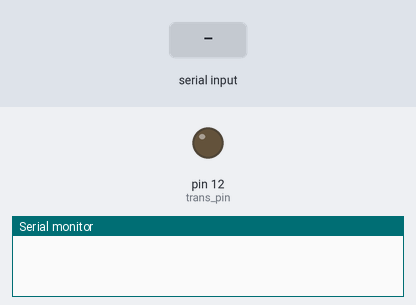
Simulated run of this sketch. Board: Arduino Uno, built with avr-gcc and run on an emulated ATmega328P. Shown: output pins drawn as LEDs (lit = HIGH), the last lines printed to the serial monitor. Inputs (shaded band) come from the test bench.

Above: at 1.2 s.
1.3 s: "radiator_on" received over Serial
At 2.61 s:
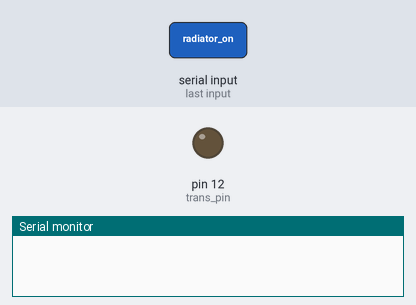
6.8 s: "radiator_off" received over Serial
At 8.11 s:
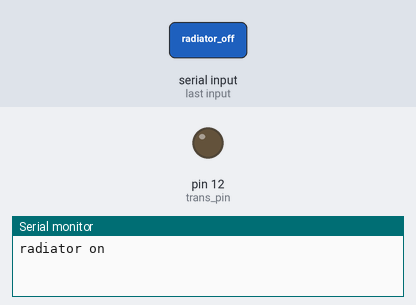
Timing chart, 0 to 10.9 s (numbered marks = the images above; inputs shaded):
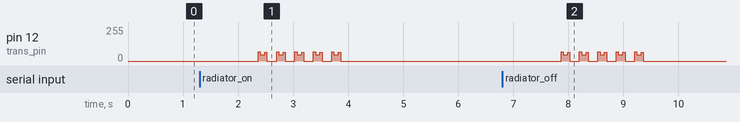

The sketch:

main.ino
```cpp
#include <dht.h>

dht DHT;


// needed for room temp/humid sensor
#define DHT11_PIN 7

// needed for pipe temp sensor
float tempC;
int reading;
int tempPin = 0; // Analog

// parameters needed for nexa controls
int trans_pin = 12;

unsigned long controller_id = 21474946;
int kPulseHigh = 275;
int kPulseLow0 = 275;
int kPulseLow1 = 1225;

int kLowPulseLength = 64;
int* low_pulse_array;
int kControllerIdOffset = 0;
int kControllerIdLength = 26;
int kGroupFlagOffset = 26;
int kOnFlagOffset = 27;
int kDeviceIdOffset = 28;
int kDeviceIdLength = 4;
int kDimOffset = 32;
int kDimLength = 4;

int delaybetween = 150;
int trials = 5;
int radiator = 0;
int heatcord = 1;
int extra = 2;

void setup(){
  Serial.begin(9600);
  pinMode(trans_pin, OUTPUT);
  low_pulse_array = (int*)calloc((kLowPulseLength + (2 * kDimLength)), sizeof(int));
  analogReference(INTERNAL);
}

void loop() {
  // put your main code here, to run repeatedly:

  if (Serial.available()>0) {
      String data = Serial.readString();
      if (data == "roomtemperature") {
        int chk = DHT.read11(DHT11_PIN);
        Serial.println(DHT.temperature);

      } else if (data == "pipetemperature") {
        float temp = pipeTemp();
        Serial.println(temp);

      } else if (data == "humidity") {
        int chk = DHT.read11(DHT11_PIN);
        Serial.println(DHT.humidity);

      } else if (data == "radiator_on") {
        TurnOn(controller_id,radiator);
        Serial.println("radiator on");

      } else if (data == "radiator_off") {
        TurnOff(controller_id,radiator);
        Serial.println("radiator off");

      } else if (data == "heatcord_on") {
        TurnOn(controller_id,heatcord);
        Serial.println("heatcord_on");

      } else if (data == "heatcord_off") {
        TurnOff(controller_id,heatcord);
        Serial.println("heatcord_off");

      } else if (data == "extra_on") {
        TurnOn(controller_id,extra);
        Serial.println("extra_on");

      } else if (data == "extra_off") {
        TurnOff(controller_id,extra);
        Serial.println("extra_off");

      } else {
        Serial.println(data);
      }
      delay(3);

      // Serial.println("Look what I got: " + data);
      //digitalWrite(13,false);
  } else {
    //Serial.println("ready");
    //delay();
  }


  // int chk = DHT.read11(DHT11_PIN);

  //Serial.println(DHT.temperature);

  //Serial.println(DHT.humidity);

}


void TurnOn(unsigned long controller_id, unsigned int device_id)
{
    SetControllerBits(controller_id);
    SetBit(kGroupFlagOffset, 0);
    SetBit(kOnFlagOffset, 1);
    SetDeviceBits(device_id);
    for (int i=0; i<trials; i++) {
      Transmit(kLowPulseLength);
      delay(delaybetween);
    }
}

void TurnOff(unsigned long controller_id, unsigned int device_id)
{
    SetControllerBits(controller_id);
    SetBit(kGroupFlagOffset, 0);
    SetBit(kOnFlagOffset, 0);
    SetDeviceBits(device_id);
    for (int i=0; i<trials; i++) {
      Transmit(kLowPulseLength);
      delay(delaybetween);
    }
}

void SetDeviceBits(unsigned int device_id)
{
    bool device[kDeviceIdLength];
    unsigned long ldevice_id = device_id;
    itob(device, ldevice_id, kDeviceIdLength);
    int bit;
    for (bit=0; bit < kDeviceIdLength; bit++) {
        SetBit(kDeviceIdOffset+bit, device[bit]);
    }
}

void SetControllerBits(unsigned long controller_id)
{
    bool controller[kControllerIdLength];
    itob(controller, controller_id, kControllerIdLength);

    int bit;
    for (bit=0; bit < kControllerIdLength; bit++) {
        SetBit(kControllerIdOffset+bit, controller[bit]);
    }
}

void SetBit(unsigned int bit_index, bool value)
{
    // Each actual bit of data is encoded as two bits on the wire...
    if (!value) {
        // Data 0 = Wire 01
        low_pulse_array[(bit_index*2)] = kPulseLow0;
        low_pulse_array[(bit_index*2) + 1] = kPulseLow1;
    } else {
        // Data 1 = Wire 10
        low_pulse_array[(bit_index*2)] = kPulseLow1;
        low_pulse_array[(bit_index*2) + 1] = kPulseLow0;
    }
}

void Transmit(int pulse_length)
{
    int pulse_count;
    int transmit_count;

    cli(); // disable interupts

    for (transmit_count = 0; transmit_count < 2; transmit_count++)
    {
        TransmitLatch1();
        TransmitLatch2();

        /*
         * Transmit the actual message
         * every wire bit starts with the same short high pulse, followed
         * by a short or long low pulse from an array of low pulse lengths
         */
        for (pulse_count = 0; pulse_count < pulse_length; pulse_count++)
        {
            digitalWrite(trans_pin, HIGH);
            delayMicroseconds(kPulseHigh);
            digitalWrite(trans_pin, LOW);
            delayMicroseconds(low_pulse_array[pulse_count]);
        }

        TransmitLatch2();

        delayMicroseconds(10000);
    }

    sei(); // enable interupts
}

void TransmitLatch1(void)
{
    // bit of radio shouting before we start
    digitalWrite(trans_pin, HIGH);
    delayMicroseconds(kPulseLow0);
    // low for 9900 for latch 1
    digitalWrite(trans_pin, LOW);
    delayMicroseconds(9900);
}

void TransmitLatch2(void)
{
    // high for a moment 275
    digitalWrite(trans_pin, HIGH);
    delayMicroseconds(kPulseLow0);
    // low for 2675 for latch 2
    digitalWrite(trans_pin, LOW);
    delayMicroseconds(2675);
}

void itob(bool *bits, unsigned long integer, int length) {
    for (int i=0; i<length; i++){
        if ((integer / power2(length-1-i))==1){
            integer-=power2(length-1-i);
            bits[i]=1;
        }
        else bits[i]=0;
    }
}

unsigned long power2(int power){    //gives 2 to the (power)
    return (unsigned long) 1 << power;
}


float pipeTemp() {
  reading = analogRead(tempPin);
  tempC = reading/9.31;
  return tempC;

}
```

Measured:
- after the input at 1.3 s, pin 12 (trans_pin): 0/255 → 70/255 after 1.1 s, then repeats every 0.33 s: 47/255 0.08 s, 66/255 0.04 s, 0/255 0.17 s, 70/255 0.04 s, until it stays 0/255 from 3.9 s
- after the input at 6.8 s, pin 12 (trans_pin): 0/255 → 70/255 after 1.1 s, then repeats every 0.33 s: 47/255 0.08 s, 66/255 0.04 s, 0/255 0.17 s, 70/255 0.04 s, until it stays 0/255 from 9.4 s
